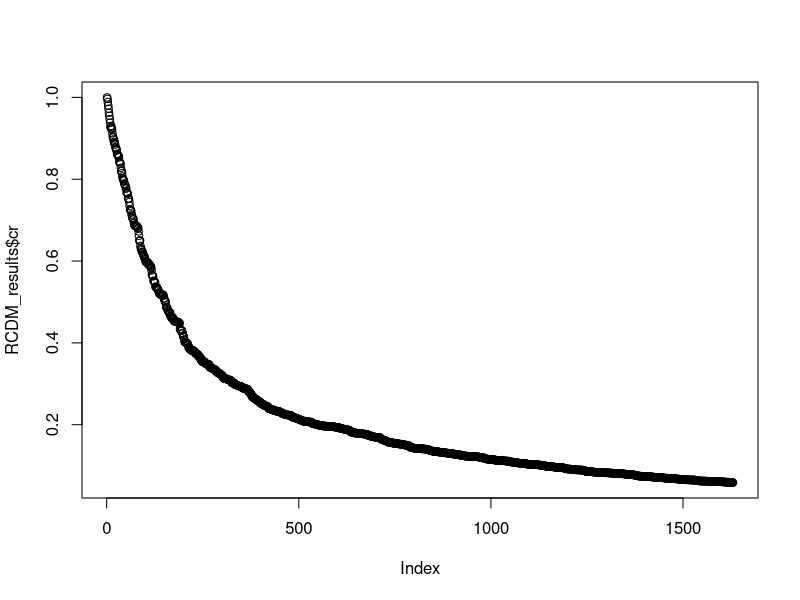
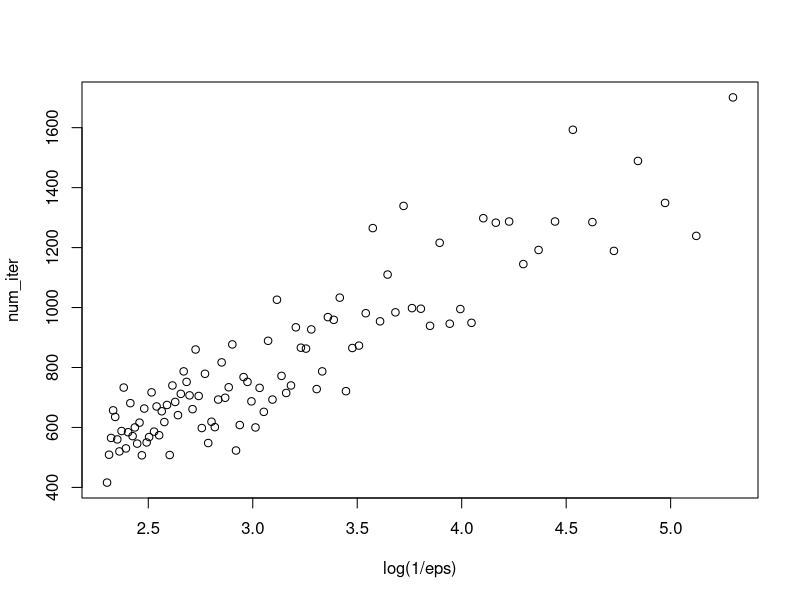
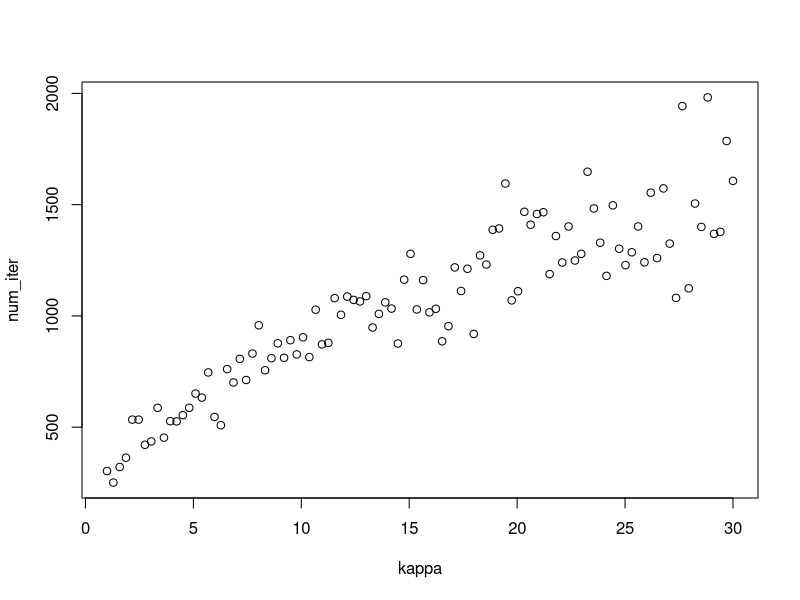

Write the R code that produced these figures, in order. (Note: a time limit stopped this script after it produced the figures.)
# This .R code file consists of:
  # Algorithm 1: Coordinate Descent method with randomized / cyclic rules and fixed step size 
  # for solving quadratic form objective function

# Arthurs: STA 243 Final Project Group Members:
  # Han Chen, Ninghui Li, Chenghan Sun

library(pracma)

##### Coordinate Descent method #####
RCDM = function(A, b, xs, xk = NULL, cr = NULL, iter_k = NULL, 
                alpha=0.001, tol=10^-2, maxIter=10^7, rule="random") {
  # Params: 
    # 
  
  # set k as the counter
  k = 1
  
  # denote cr = norm(xk-xs)/norm(xs) as the a criterion
  cr = c(1)
  
  # initialize xk as the estimates' vector 
  if (is.null(xk)){
    xk = zeros(n, 1)
  }
  
  # Define the objective function
  quadratic_obj = function(y, yhat){
    fun_val = 0.5*norm((y - yhat), "2")^2
    return(fun_val)
  }
  
  # initialize objective function vector
  fx = c(quadratic_obj(A%*%xk, b))
  fstar = quadratic_obj(A%*%xs, b)  # true function value 
  error = c()  # initialize error vector 
  
  if (rule == "random") {
    iter_k = sample(ncol(A), 1)
  } else if (rule == "cyclic") {
    iter_k = 1
  } else {
    print(paste("Need to specify variants of CD method."))
    break
  }
  
  # main loop 
  while (abs(fx[k] - fstar) >= tol) {
    # update the gradient
    u = A%*%xk - b
    A1 = t(A)
    gd_k = A1[iter_k, ]%*%u
    
    # update xk
    xk[iter_k] = xk[iter_k] - alpha*gd_k
    
    # update criterion cr
    cr[k+1] = norm(xk-xs, "2") / norm(xs, "2")
    
    if (mod(k, 1000) == 0) {
      print(c(paste("step", k), paste("error", cr[k+1])))
    }
    
    # update k
    k = k+1
    
    # update estimated function value and error 
    fx = c(fx, quadratic_obj(A%*%xk, b))
    error = c(error, norm((xk - xs), "2"))
    
    # update iter_k based on random / cyclic rules
    if (rule == "cyclic") {
      iter_k = mod(iter_k, n) + 1
    } else if (rule == "random") {
      iter_k = sample(ncol(A), 1)
    }
    
    # set algorithm iter bound 
    if (k > maxIter) {
      print(paste("Algorithm unfinished by reaching the maximum iterations."))
      break
    }
  }
  return(list(k = k, cr = cr, error = error, fx = fx))
}

### Experiment ### 
# input data points, here xs is the true solution that we want to find
m = 100
n = 50
k = 30


u = randortho(m)  # Generates random orthonormal or unitary matrix of size m
v = randortho(n)

#s_c_diag = runif(min(m, n), min= 1 / sqrt(k), max = 1)
s_c_diag  = seq(from = 1 / sqrt(k), to = 1, length.out = min(m, n))
s_c = diag(s_c_diag, nrow=m, ncol=n)  # for convexity assumption 

# sigular value decomposition
A = u%*%s_c%*%v  # for convexity assumption

#xs = rnorm(n)
xs  = ones(n, 1)
b = A%*%xs + 1 / (1 * 1000) * rnorm(m)
# solve(t(A) %*% A, t(A) %*% b)
# t(A) %*% A 

RCDM_results = RCDM(A, b, xs, alpha = 1, tol = 0.005)
RCDM_results$k

### gap vs iteration ###
plot(RCDM_results$cr)

### eps vs nums of iteration ###
set.seed(100)
m = 100
n = 50
k = 30


u = randortho(m)  # Generates random orthonormal or unitary matrix of size m
v = randortho(n)

s_c_diag  = seq(from = 1 / sqrt(k), to = 1, length.out = min(m, n))
s_c = diag(s_c_diag, nrow=m, ncol=n)  # for convexity assumption 

# sigular value decomposition
A = u%*%s_c%*%v  # for convexity assumption

#xs = rnorm(n)
xs  = ones(n, 1)
b = A%*%xs + 1 / (1 * 1000) * rnorm(m)

N = 100
eps = seq(0.005, 0.1, length.out = N)
num_iter = sapply(eps, function(eps){
  RCDM_results = RCDM(A, b, xs, alpha = 1, tol = eps)
  RCDM_results$k
})
plot(log(1 / eps), num_iter)

### sigma vs nums of iteration ###
set.seed(100)
N = 100
kappa = seq(1, 30, length.out = N)
num_iter = sapply(kappa, function(kappa){
  m = 100
  n = 50
  k = kappa

  u = randortho(m)  
  v = randortho(n)
  s_c_diag  = seq(from = 1 / sqrt(k), to = 1, length.out = min(m, n))
  s_c = diag(s_c_diag, nrow=m, ncol=n)  # for convexity assumption 
  
  A = u%*%s_c%*%v  
  
  xs  = ones(n, 1)
  b = A%*%xs + 1 / (1 * 1000) * rnorm(m)
  
  RCDM_results = RCDM(A, b, xs, alpha = 1, tol = 0.01)
  RCDM_results$k
})
plot(kappa, num_iter)



### eps vs nums of iteration(convex) ###
set.seed(100)
m = 100
n = 200
k = 30


u = randortho(m)  # Generates random orthonormal or unitary matrix of size m
v = randortho(n)

s_c_diag  = seq(from = 1 / sqrt(k), to = 1, length.out = min(m, n))
s_c = diag(s_c_diag, nrow=m, ncol=n)  # for convexity assumption 

# sigular value decomposition
A = u%*%s_c%*%v  # for convexity assumption

#xs = rnorm(n)
xs  = ones(n, 1)
b = A%*%xs + 1 / (1 * 1000) * rnorm(m)

N = 100
eps = seq(0.005, 0.1, length.out = N)
num_iter = sapply(eps, function(eps){
  RCDM_results = RCDM(A, b, xs, alpha = 1, tol = eps)
  RCDM_results$k
})

plot(1 / eps, num_iter)
